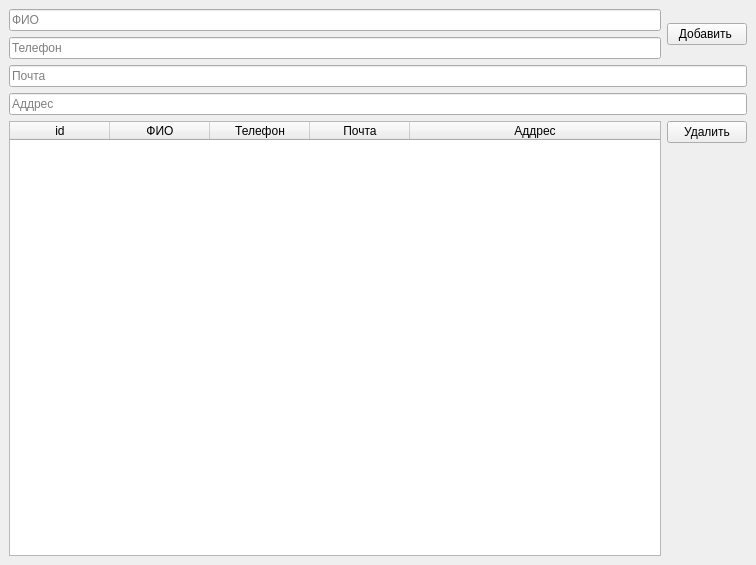
<?xml version="1.0" encoding="UTF-8"?>
<ui version="4.0">
 <class>MainWindow</class>
 <widget class="QMainWindow" name="MainWindow">
  <property name="geometry">
   <rect>
    <x>0</x>
    <y>0</y>
    <width>756</width>
    <height>565</height>
   </rect>
  </property>
  <property name="windowTitle">
   <string>MainWindow</string>
  </property>
  <widget class="QWidget" name="centralwidget">
   <layout class="QVBoxLayout" name="verticalLayout_5">
    <item>
     <layout class="QVBoxLayout" name="verticalLayout_4">
      <item>
       <layout class="QVBoxLayout" name="verticalLayout_2">
        <item>
         <layout class="QHBoxLayout" name="horizontalLayout">
          <item>
           <layout class="QVBoxLayout" name="verticalLayout">
            <item>
             <widget class="QLineEdit" name="line_add_fio">
              <property name="placeholderText">
               <string>ФИО</string>
              </property>
             </widget>
            </item>
            <item>
             <widget class="QLineEdit" name="line_add_phone">
              <property name="placeholderText">
               <string>Телефон</string>
              </property>
             </widget>
            </item>
           </layout>
          </item>
          <item>
           <widget class="QPushButton" name="Button_add">
            <property name="text">
             <string>Добавить </string>
            </property>
           </widget>
          </item>
         </layout>
        </item>
        <item>
         <widget class="QLineEdit" name="line_add_email">
          <property name="placeholderText">
           <string>Почта</string>
          </property>
         </widget>
        </item>
        <item>
         <widget class="QLineEdit" name="line_add_address">
          <property name="placeholderText">
           <string>Аддрес</string>
          </property>
         </widget>
        </item>
       </layout>
      </item>
      <item>
       <layout class="QHBoxLayout" name="horizontalLayout_2">
        <item>
         <widget class="QTableWidget" name="tableWidget">
          <attribute name="horizontalHeaderCascadingSectionResizes">
           <bool>false</bool>
          </attribute>
          <attribute name="horizontalHeaderShowSortIndicator" stdset="0">
           <bool>false</bool>
          </attribute>
          <attribute name="horizontalHeaderStretchLastSection">
           <bool>true</bool>
          </attribute>
          <attribute name="verticalHeaderCascadingSectionResizes">
           <bool>false</bool>
          </attribute>
          <column>
           <property name="text">
            <string>id</string>
           </property>
          </column>
          <column>
           <property name="text">
            <string>ФИО</string>
           </property>
          </column>
          <column>
           <property name="text">
            <string>Телефон</string>
           </property>
          </column>
          <column>
           <property name="text">
            <string>Почта</string>
           </property>
          </column>
          <column>
           <property name="text">
            <string>Аддрес</string>
           </property>
          </column>
         </widget>
        </item>
        <item>
         <layout class="QVBoxLayout" name="verticalLayout_3">
          <item>
           <widget class="QPushButton" name="Button_delite">
            <property name="text">
             <string>Удалить</string>
            </property>
           </widget>
          </item>
          <item>
           <spacer name="verticalSpacer">
            <property name="orientation">
             <enum>Qt::Vertical</enum>
            </property>
            <property name="sizeHint" stdset="0">
             <size>
              <width>20</width>
              <height>40</height>
             </size>
            </property>
           </spacer>
          </item>
         </layout>
        </item>
       </layout>
      </item>
     </layout>
    </item>
   </layout>
  </widget>
  <widget class="QMenuBar" name="menubar">
   <property name="geometry">
    <rect>
     <x>0</x>
     <y>0</y>
     <width>756</width>
     <height>22</height>
    </rect>
   </property>
  </widget>
 </widget>
 <resources/>
 <connections/>
</ui>
